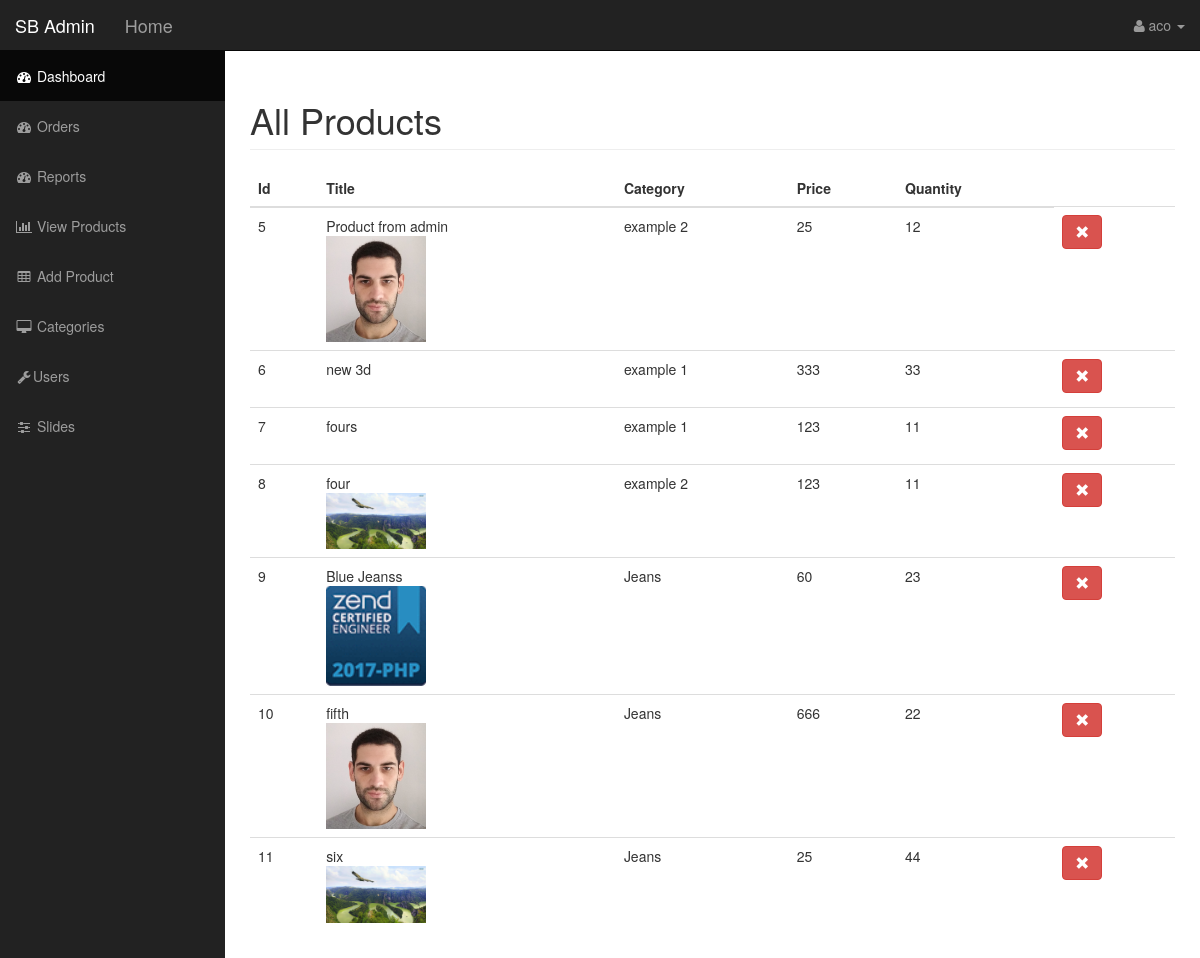
/admin/index.php?products (signed in), run on the app's committed database.
### tables this page shows
CREATE TABLE `products` (
  `product_id` int(11) NOT NULL,
  `product_title` varchar(255) NOT NULL,
  `product_category_id` int(11) DEFAULT NULL,
  `product_price` float NOT NULL,
  `product_quantity` int(11) NOT NULL,
  `product_description` text NOT NULL,
  `short_desc` text NOT NULL,
  `product_image` varchar(255) NOT NULL
);

CREATE TABLE `categories` (
  `cat_id` int(11) NOT NULL,
  `cat_title` varchar(255) NOT NULL
);

### resources/functions.php (the view, shortened to what this page needs)
<?php
$upload_directory = "uploads";
function query($sql){
    global $connection;
    return mysqli_query($connection, $sql);
}
function fetch_array($result){
    return mysqli_fetch_array($result);
}
function display_image($picture){
    global $upload_directory;
    return $upload_directory . DS . $picture;
}
function get_products_in_admin(){
    $query = query("SELECT * FROM products");
    while($row = fetch_array($query)){
        $category = show_product_category_title($row['product_category_id']);
        $product_image = display_image($row['product_image']);
        $product = <<<DELIMITER
  <tr>
                <td>{$row['product_id']}</td>
                <td>{$row['product_title']}<br>
                  <a href="index.php?edit_product&id={$row['product_id']}"><img width="100" src="../../resources/{$product_image}" alt=""></a>
                </td>
                <td>{$category}</td>
                <td>{$row['product_price']}</td>
                <td>{$row['product_quantity']}</td>
                <td><a class="btn btn-danger" href="index.php?delete_product_id={$row['product_id']}"><span class="glyphicon glyphicon-remove"></span></a></td>
        </tr>
DELIMITER;
        echo $product;
    }
}
function show_product_category_title($product_category_id){
    $category_query = query("SELECT * FROM categories WHERE cat_id ='{$product_category_id}' ");
    while($category_row = fetch_array($category_query)){
        return $category_row['cat_title'];
    }
}
?>

### resources/templates/back/header.php (shortened to what this page needs)
<!DOCTYPE html>
<html lang="en">
<head>
    <link href="css/bootstrap.min.css" rel="stylesheet">
    <link href="css/sb-admin.css" rel="stylesheet">
    <link href="css/plugins/morris.css" rel="stylesheet">
    <link href="font-awesome/css/font-awesome.min.css" rel="stylesheet" type="text/css">
    <link href="css/style.css" rel="stylesheet">
</head>
<body>
<div id="wrapper">
    <nav class="navbar navbar-inverse navbar-fixed-top" role="navigation">
    <?php  include(TEMPLATE_BACK . "/top_nav.php"); ?>
        <?php  include(TEMPLATE_BACK . "/side_nav.php"); ?>
    </nav>

### resources/templates/back/top_nav.php (shortened to what this page needs)
<div class="navbar-header">
    <a class="navbar-brand" href="index.php">SB Admin</a>
    <a class="navbar-brand" href="../index.php">Home</a>
</div>
<ul class="nav navbar-right top-nav">
    <li class="dropdown">
        <a href="#" class="dropdown-toggle" data-toggle="dropdown"><i class="fa fa-user"></i> <?php echo $_SESSION['username']; ?> <b class="caret"></b></a>
    </li>
</ul>

### resources/templates/back/side_nav.php
<div class="collapse navbar-collapse navbar-ex1-collapse">
    <ul class="nav navbar-nav side-nav">
        <li class="active">
            <a href="index.php"><i class="fa fa-fw fa-dashboard"></i> Dashboard</a>
        </li>
        <li class="">
            <a href="index.php?orders"><i class="fa fa-fw fa-dashboard"></i> Orders</a>
        </li>
        <li class="">
            <a href="index.php?reports"><i class="fa fa-fw fa-dashboard"></i> Reports</a>
        </li>
        <li>
            <a href="index.php?products"><i class="fa fa-fw fa-bar-chart-o"></i> View Products</a>
        </li>
        <li>
            <a href="index.php?add_product"><i class="fa fa-fw fa-table"></i> Add Product</a>
        </li>
        <li>
            <a href="index.php?categories"><i class="fa fa-fw fa-desktop"></i> Categories</a>
        </li>
        <li>
            <a href="index.php?users"><i class="fa fa-fw fa-wrench"></i>Users</a>
        </li>
        <li>
            <a href="index.php?slides"><i class="fa fa-fw fa-sliders"></i> Slides</a>
        </li>
    </ul>
</div>

### public/admin/index.php (shortened to what this page needs)
<?php include(TEMPLATE_BACK . "/header.php"); ?>
        <div id="page-wrapper">
            <div class="container-fluid">
                <?php
                if(isset($_GET['products'])){
                    include(TEMPLATE_BACK . "/products.php");
                }
                ?>
            </div>
        </div>
<?php include(TEMPLATE_BACK . "/footer.php"); ?>

### resources/templates/back/products.php (shortened to what this page needs)
<h1 class="page-header">
   All Products
</h1>
<table class="table table-hover">
    <thead>
      <tr>
           <th>Id</th>
           <th>Title</th>
           <th>Category</th>
           <th>Price</th>
           <th>Quantity</th>
      </tr>
    </thead>
    <tbody>
<?php get_products_in_admin(); ?>
  </tbody>
</table>

### resources/templates/back/footer.php (shortened to what this page needs)
</div>
</body>
</html>

### public/admin/css/sb-admin.css (style rules this page uses)
body { margin-top: 100px; background-color: #222; }
@media (min-width:768px) { body { margin-top: 50px; } }
#wrapper { padding-left: 0; }
#page-wrapper { width: 100%; padding: 0; background-color: #fff; }
@media (min-width:768px) { #wrapper { padding-left: 225px; } }
@media (min-width:768px) { #page-wrapper { padding: 10px; } }
.top-nav { padding: 0 15px; }
.top-nav>li { display: inline-block; float: left; }
.top-nav>li>a { padding-top: 15px; padding-bottom: 15px; line-height: 20px; color: #999; }
@media (min-width:768px) { .side-nav { position: fixed; top: 51px; left: 225px; width: 225px; margin-left: -225px; border: none; border-radius: 0; overflow-y: auto; background-color: #222; } }
@media (min-width:768px) { .side-nav>li>a { width: 225px; } }

### data on the page
products: product_id "5", product_title "Product from admin", product_image (picture), product_category.cat_title "example 2", product_price "25", product_quantity "12"
products: product_id "6", product_title "new 3d", product_category.cat_title "example 1", product_price "333", product_quantity "33"
products: product_id "7", product_title "fours", product_category.cat_title "example 1", product_price "123", product_quantity "11"
products: product_id "8", product_title "four", product_image (picture), product_category.cat_title "example 2", product_price "123", product_quantity "11"
products: product_id "9", product_title "Blue Jeanss", product_image (picture), product_category.cat_title "Jeans", product_price "60", product_quantity "23"
products: product_id "10", product_title "fifth", product_image (picture), product_category.cat_title "Jeans", product_price "666", product_quantity "22"
products: product_id "11", product_title "six", product_image (picture), product_category.cat_title "Jeans", product_price "25", product_quantity "44"

### other printed values
$_SESSION['username'] "aco"
